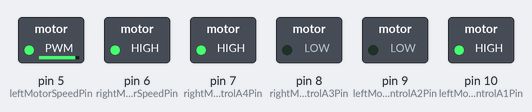
Simulated run of this sketch. Board: Arduino Uno, built with avr-gcc and run on an emulated ATmega328P. On the bench: switched loads named in the sketch (green lamp = pin HIGH).

Above: at 0.1 s.
Timing chart, 0 to 1.6 s (numbered marks = the images above):
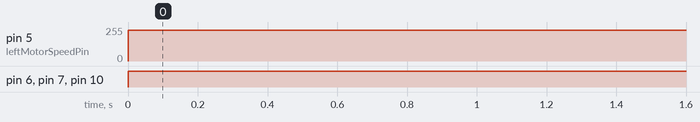

Measured:
- by itself, pin 5 (leftMotorSpeedPin): 0/255 → 230/255 at 0.00 s
- by itself, pin 6 (rightMotorSpeedPin), pin 7 (rightMotorControlA4Pin), pin 10 (leftMotorControlA1Pin): LOW → HIGH at 0.00 s

The sketch:

Lab4-1.ino
```cpp
const int leftMotorSpeedPin = 5;
const int leftMotorControlA1Pin = 10;
const int leftMotorControlA2Pin = 9;

const int rightMotorSpeedPin = 6;
const int rightMotorControlA3Pin = 8;
const int rightMotorControlA4Pin = 7;

int leftMotorSpeed = 230;
int rightMotorSpeed = 255;

// const int biasSwitch = A0;

void setup() {
  // put your setup code here, to run once:
  pinMode(leftMotorSpeedPin, OUTPUT);
  pinMode(leftMotorControlA1Pin, OUTPUT);
  pinMode(leftMotorControlA2Pin, OUTPUT);
  pinMode(rightMotorSpeedPin, OUTPUT);
  pinMode(rightMotorControlA3Pin, OUTPUT);
  pinMode(rightMotorControlA4Pin, OUTPUT);
  //pinMode(biasSwitch, INPUT);

  //Serial.begin(9600);

}

void loop() {
  //leftMotorSpeed = analogRead(biasSwitch) / 1023.0 * 255.0;
  // set left motor CCW
  digitalWrite(leftMotorControlA1Pin, HIGH);
  digitalWrite(leftMotorControlA2Pin, LOW);
  // set left motor speed
  analogWrite(leftMotorSpeedPin, leftMotorSpeed);

  //delay(3000);

  // right motor CCW
  digitalWrite(rightMotorControlA3Pin, LOW); // Right motor CCW
  digitalWrite(rightMotorControlA4Pin, HIGH);
  // set right motor direction
  analogWrite(rightMotorSpeedPin, rightMotorSpeed);
  /*
  delay(3000);

  // Motor direction and speed commands (additional)

  digitalWrite(leftMotorControlA1Pin, HIGH);
  digitalWrite(leftMotorControlA2Pin, LOW);
  // set left motor speed
  analogWrite(leftMotorSpeedPin, leftMotorSpeed);

  delay(3000);

  // right motor CCW
  digitalWrite(rightMotorControlA3Pin, HIGH); // Right motor CCW
  digitalWrite(rightMotorControlA4Pin, LOW);
  // set right motor direction
  analogWrite(rightMotorSpeedPin, rightMotorSpeed);

  delay(3000);

  analogWrite(rightMotorSpeedPin, 0);
  analogWrite(leftMotorSpeedPin, 0);

  delay(3000);
  */
  //Serial.println(leftMotorSpeed);
}
```
